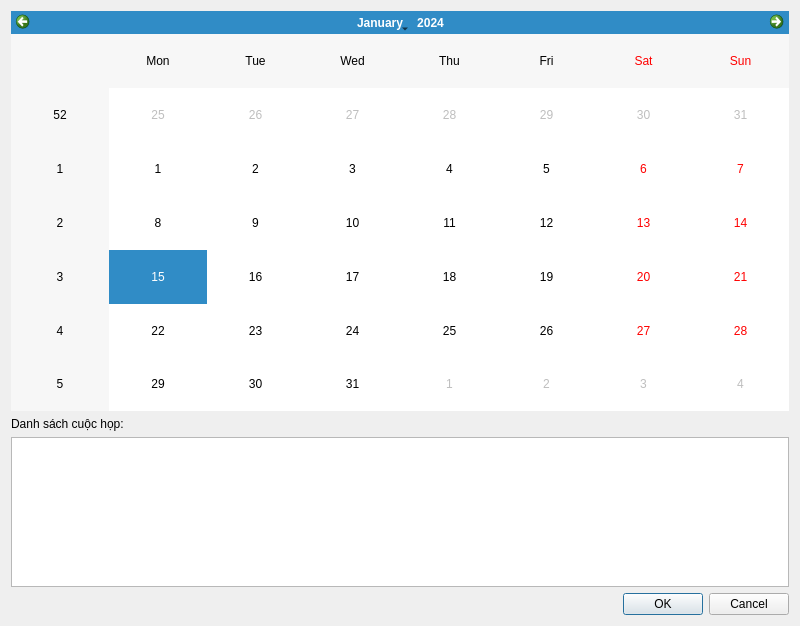
<?xml version="1.0" encoding="UTF-8"?>
<ui version="4.0">
 <class>TeacherViewMeetingsDialog</class>
 <widget class="QDialog" name="TeacherViewMeetingsDialog">
  <property name="geometry">
   <rect>
    <x>0</x>
    <y>0</y>
    <width>800</width>
    <height>600</height>
   </rect>
  </property>
  <property name="windowTitle">
   <string>Lịch họp của giáo viên</string>
  </property>
  <layout class="QVBoxLayout" name="verticalLayout">
   <item>
    <widget class="QCalendarWidget" name="calendarWidget">
     <property name="minimumSize">
      <size>
       <width>600</width>
       <height>400</height>
      </size>
     </property>
    </widget>
   </item>
   <item>
    <widget class="QLabel" name="label">
     <property name="text">
      <string>Danh sách cuộc họp:</string>
     </property>
    </widget>
   </item>
   <item>
    <widget class="QListWidget" name="meetingListWidget">
     <property name="minimumSize">
      <size>
       <width>0</width>
       <height>150</height>
      </size>
     </property>
    </widget>
   </item>
   <item>
    <widget class="QDialogButtonBox" name="buttonBox">
     <property name="standardButtons">
      <set>QDialogButtonBox::Cancel|QDialogButtonBox::Ok</set>
     </property>
    </widget>
   </item>
  </layout>
 </widget>
 <resources/>
 <connections/>
</ui>
